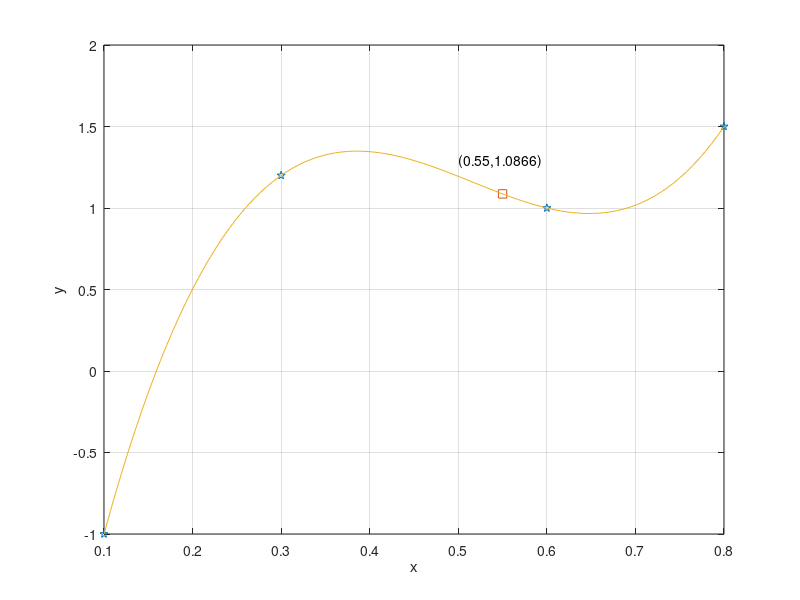

The MATLAB source for this figure:
xi = [0.1 0.3 0.6 0.8];
yi = [-1 1.2 1.0 1.5];

b = zeros(length(xi), length(yi));
b(:, 1) = yi(:);

for i = 2 : length(xi) 
    for j = i : length(xi) 
        b(j, i) = (b(j, i-1) - b(j-1, i-1)) / (xi(j) - xi(j-i+1));
    end
end

x = 0.55;
WN = @(x) b(1,1) + b(2,2) .* (x - xi(1)) + b(3,3) .* (x - xi(1)) .* (x - xi(2)) +  b(4,4) .* (x - xi(1)) .* (x - xi(2)) .* (x-xi(3));
WN(x)

plot(xi,yi,'p')
hold on
plot(x, WN(x), 's')
text(x - 0.05,WN(x) + 0.2,['(',num2str(x),',',num2str(WN(x)),')']);
x = linspace(0.1,0.8);
plot(x,WN(x))
hold off

xlabel('x')
ylabel('y')

grid on
